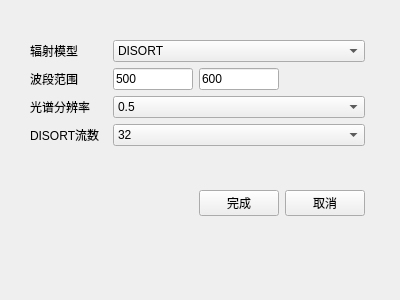
<?xml version="1.0" encoding="UTF-8"?>
<ui version="4.0">
 <class>Widget_spectral</class>
 <widget class="QWidget" name="Widget_spectral">
  <property name="geometry">
   <rect>
    <x>0</x>
    <y>0</y>
    <width>400</width>
    <height>300</height>
   </rect>
  </property>
  <property name="windowTitle">
   <string>光谱参数设置</string>
  </property>
  <widget class="QWidget" name="gridLayoutWidget">
   <property name="geometry">
    <rect>
     <x>30</x>
     <y>40</y>
     <width>335</width>
     <height>176</height>
    </rect>
   </property>
   <layout class="QGridLayout" name="gridLayout">
    <item row="1" column="2">
     <widget class="QLineEdit" name="sp_lineEdit_wavmax">
      <property name="minimumSize">
       <size>
        <width>80</width>
        <height>0</height>
       </size>
      </property>
      <property name="maximumSize">
       <size>
        <width>80</width>
        <height>16777215</height>
       </size>
      </property>
      <property name="text">
       <string>600</string>
      </property>
     </widget>
    </item>
    <item row="4" column="1" colspan="2">
     <widget class="QComboBox" name="sp_comboBox_resolution">
      <item>
       <property name="text">
        <string>0.5</string>
       </property>
      </item>
      <item>
       <property name="text">
        <string>0.1</string>
       </property>
      </item>
      <item>
       <property name="text">
        <string>0.05</string>
       </property>
      </item>
      <item>
       <property name="text">
        <string>0.01</string>
       </property>
      </item>
     </widget>
    </item>
    <item row="1" column="0">
     <widget class="QLabel" name="label_4">
      <property name="text">
       <string>波段范围</string>
      </property>
     </widget>
    </item>
    <item row="6" column="0">
     <spacer name="verticalSpacer_3">
      <property name="orientation">
       <enum>Qt::Vertical</enum>
      </property>
      <property name="sizeHint" stdset="0">
       <size>
        <width>20</width>
        <height>40</height>
       </size>
      </property>
     </spacer>
    </item>
    <item row="1" column="1">
     <widget class="QLineEdit" name="sp_lineEdit_wavmin">
      <property name="minimumSize">
       <size>
        <width>80</width>
        <height>0</height>
       </size>
      </property>
      <property name="maximumSize">
       <size>
        <width>80</width>
        <height>16777215</height>
       </size>
      </property>
      <property name="text">
       <string>500</string>
      </property>
     </widget>
    </item>
    <item row="0" column="1" colspan="2">
     <widget class="QComboBox" name="comboBox">
      <item>
       <property name="text">
        <string>DISORT</string>
       </property>
      </item>
     </widget>
    </item>
    <item row="8" column="0">
     <spacer name="verticalSpacer">
      <property name="orientation">
       <enum>Qt::Vertical</enum>
      </property>
      <property name="sizeHint" stdset="0">
       <size>
        <width>20</width>
        <height>40</height>
       </size>
      </property>
     </spacer>
    </item>
    <item row="5" column="1" colspan="2">
     <widget class="QComboBox" name="sp_comboBox_streams">
      <item>
       <property name="text">
        <string>32</string>
       </property>
      </item>
      <item>
       <property name="text">
        <string>24</string>
       </property>
      </item>
      <item>
       <property name="text">
        <string>12</string>
       </property>
      </item>
      <item>
       <property name="text">
        <string>8</string>
       </property>
      </item>
     </widget>
    </item>
    <item row="7" column="0">
     <spacer name="verticalSpacer_2">
      <property name="orientation">
       <enum>Qt::Vertical</enum>
      </property>
      <property name="sizeHint" stdset="0">
       <size>
        <width>20</width>
        <height>40</height>
       </size>
      </property>
     </spacer>
    </item>
    <item row="0" column="0">
     <widget class="QLabel" name="label">
      <property name="text">
       <string>辐射模型</string>
      </property>
     </widget>
    </item>
    <item row="9" column="2">
     <layout class="QHBoxLayout" name="horizontalLayout">
      <item>
       <widget class="QPushButton" name="sp_pushButton_ok">
        <property name="text">
         <string>完成</string>
        </property>
       </widget>
      </item>
      <item>
       <widget class="QPushButton" name="sp_pushButton_cancel">
        <property name="text">
         <string>取消</string>
        </property>
       </widget>
      </item>
     </layout>
    </item>
    <item row="5" column="0">
     <widget class="QLabel" name="label_3">
      <property name="text">
       <string>DISORT流数</string>
      </property>
     </widget>
    </item>
    <item row="4" column="0">
     <widget class="QLabel" name="label_2">
      <property name="text">
       <string>光谱分辨率</string>
      </property>
     </widget>
    </item>
   </layout>
  </widget>
 </widget>
 <resources/>
 <connections/>
</ui>
